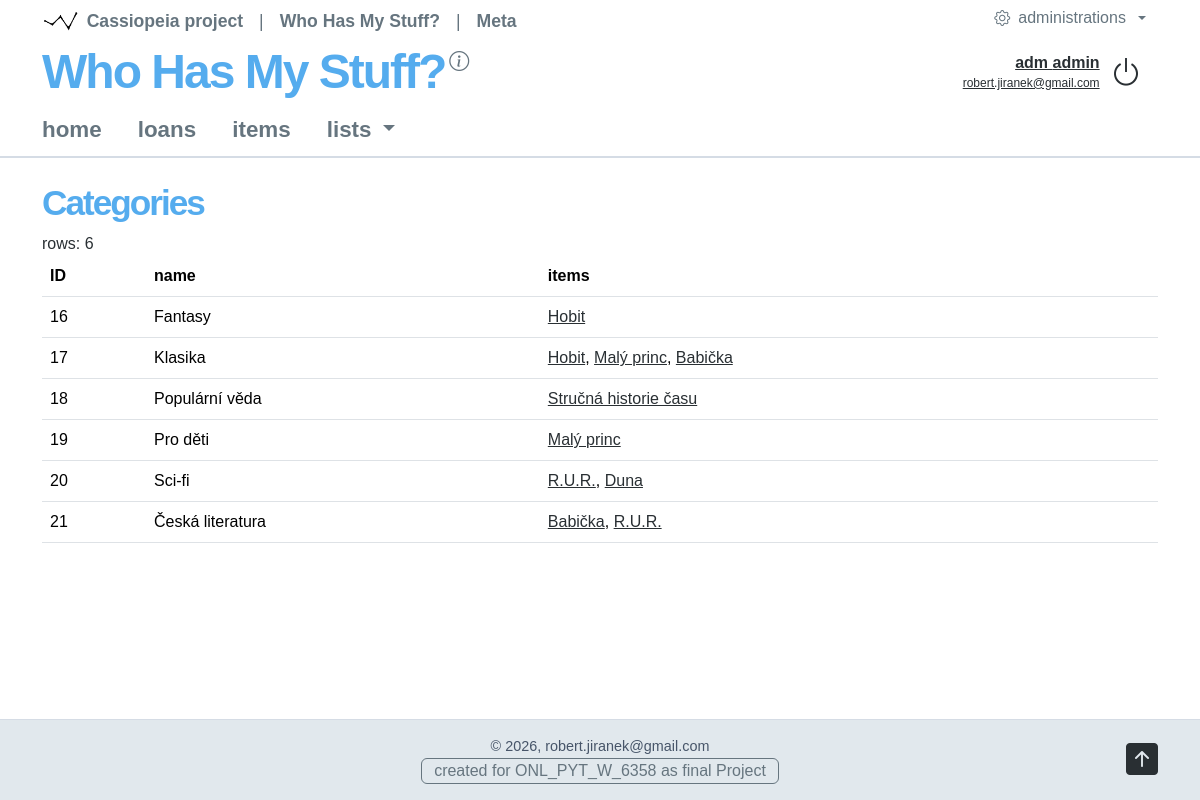
The page /whohas/itemcategories (signed in) on the database as committed earlier.
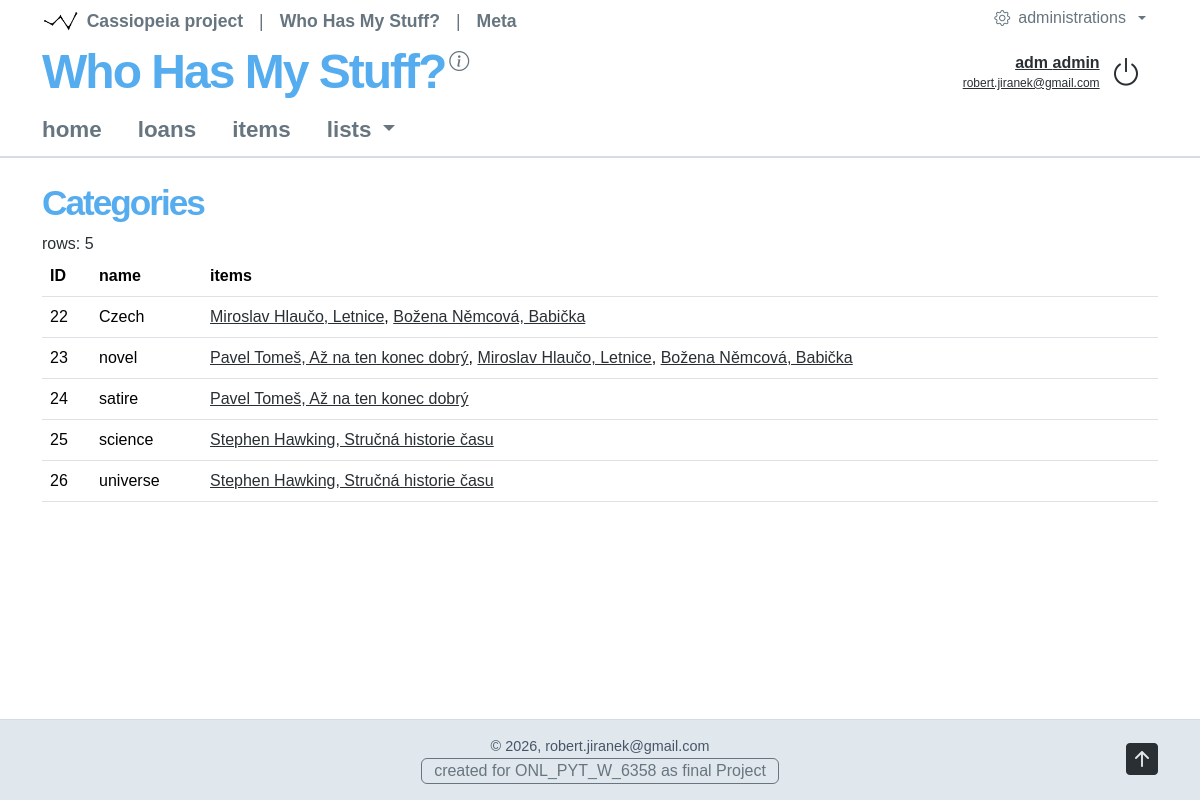
The same page on the database as committed later.
### whohas/models.py (models this page shows, shortened)
class ItemCategories(models.Model):
     item_category_name = models.CharField(max_length=120, null=True)

class Items(models.Model):
     name = models.CharField(max_length=120, null=False, db_index=True)
     description = models.TextField(null=True, blank=True)
     owner = models.ForeignKey(settings.AUTH_USER_MODEL,on_delete=models.PROTECT, null=True, blank=True,)
     item_type = models.ForeignKey("ItemTypes", on_delete=models.PROTECT, related_name="items", null=True, blank=True,)
     item_categories = models.ManyToManyField("ItemCategories", related_name="items", blank=True,)

### whohas/views/lists.py (the view)
# urls.py: path('itemcategories', ItemCategoriesView.as_view(), name='itemcategories'),
class ItemCategoriesView(SysAuthNoPermission, View):
    permission_required = "whohas.view_itemcategories"
    def get(self, request):
        Categories = list(
            ItemCategories.objects.all()
            .prefetch_related("items")
            .order_by("item_category_name", "pk")
        )
        web_data = {
            "categories": Categories,
            "table_rows_count": len(Categories),
        }
        return self.page_render(request, "itemcategories", web_data)

### syscor/views/tools.py (called while the page is built)
    @staticmethod
    def session_clear(request, session_name):
        request.session.pop(session_name, None)
        return True

### syscor/views/web.py (called while the page is built)
    @staticmethod
    def web_application_attribute_get(application_code: str = 'cassiopeia', application_attribut: str = None) -> dict[str, str] | str:
        application_code = application_code.lower()
        attribs = WEB_APPLICATIONS[application_code].copy()
        attribs['application_code'] = application_code
        if application_attribut is None:
            return attribs
        else:
            application_attribut = application_attribut.lower()
            return attribs[application_attribut]

    @staticmethod
    def web_application_module_attribute_get(module_code: str = 'cassiopeia', module_attribut: str = None) -> dict[str, str] | str:
        module_code = module_code.lower()
        attribs = WEB_APPLICATION_MODULES[module_code].copy()
        attribs['module_code'] = module_code
        if module_attribut is None:
            return attribs
        else:
            module_attribut = module_attribut.lower()
            return attribs[module_attribut]

### whohas/templates/itemcategories.html (shortened to what this page needs)
{% extends "syscor-body.html" %}
{% block content-l2 %}
<h1>{{ web_page_attributes.module_name }}</h1>
<div class="row-cols-sm-3">
    <div>rows: {{ web_data.table_rows_count }}</div>
</div>
<div class="table-responsive">
<table class="table">
    <thead>
    <tr>
        <th>ID</th><th>name</th><th>items</th>
    </tr>
    </thead>
    <tbody>
    {% for category in web_data.categories %}
    <tr>
        <td>
            {{ category.id }}
        </td>
        <td>
            {{ category.item_category_name|default:"—" }}
        </td>
        <td>
            {% for item in category.items.all %}
                {% if perms.whohas.view_items %}<a href="{% url 'itemdetail' item.pk %}">{{ item.name }}</a>{% else %}{{ item.name }}{% endif %}{% if not forloop.last %}, {% endif %}
            {% empty %}
                No items assigned.
            {% endfor %}
        </td>
    </tr>
    {% empty %}
    <tr><td colspan="3" class="text-center">No records found.</td></tr>
    {% endfor %}
    </tbody>
</table>
</div>
{% endblock %}

Rows that differ between the two databases and show on the page:
removed ItemCategories: id "16", item_category_name "Fantasy"
removed Items: name "Hobit"
removed ItemCategories: id "17", item_category_name "Klasika"
removed Items: name "Malý princ"
removed Items: name "Babička"
removed ItemCategories: id "18", item_category_name "Populární věda"
removed Items: name "Stručná historie času", shown under "18"
removed ItemCategories: id "19", item_category_name "Pro děti"
removed ItemCategories: id "20", item_category_name "Sci-fi"
removed Items: name "R.U.R."
removed Items: name "Duna", shown under "20"
removed ItemCategories: id "21", item_category_name "Česká literatura"
added ItemCategories: id "22", item_category_name "Czech"
added Items: name "Miroslav Hlaučo, Letnice"
added Items: name "Božena Němcová, Babička"
added ItemCategories: id "23", item_category_name "novel"
added Items: name "Pavel Tomeš, Až na ten konec dobrý"
added ItemCategories: id "24", item_category_name "satire"
added ItemCategories: id "25", item_category_name "science"
added Items: name "Stephen Hawking, Stručná historie času"
added ItemCategories: id "26", item_category_name "universe"
Other text that changed with them:
{{ web_data.table_rows_count }}: "6" → "5"
